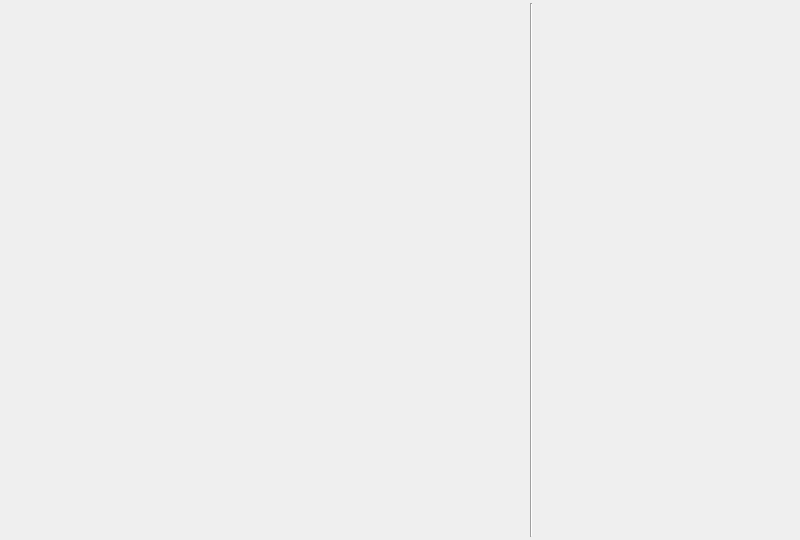
<?xml version="1.0" encoding="UTF-8"?>
<ui version="4.0">
 <class>MainWindow</class>
 <widget class="QMainWindow" name="MainWindow">
  <property name="geometry">
   <rect>
    <x>0</x>
    <y>0</y>
    <width>800</width>
    <height>540</height>
   </rect>
  </property>
  <property name="windowTitle">
   <string>QuickMove</string>
  </property>
  <widget class="QWidget" name="centralwidget">
   <layout class="QHBoxLayout" name="horizontalLayout" stretch="2,0,1">
    <property name="spacing">
     <number>3</number>
    </property>
    <property name="leftMargin">
     <number>3</number>
    </property>
    <property name="topMargin">
     <number>3</number>
    </property>
    <property name="rightMargin">
     <number>3</number>
    </property>
    <property name="bottomMargin">
     <number>3</number>
    </property>
    <item>
     <layout class="QVBoxLayout" name="verticalLayout" stretch="0,0,1">
      <item>
       <layout class="QVBoxLayout" name="layout_widget_drop">
        <property name="spacing">
         <number>0</number>
        </property>
       </layout>
      </item>
      <item>
       <layout class="QVBoxLayout" name="layout_rate">
        <property name="spacing">
         <number>0</number>
        </property>
       </layout>
      </item>
      <item>
       <layout class="QVBoxLayout" name="layout_history">
        <property name="spacing">
         <number>0</number>
        </property>
       </layout>
      </item>
     </layout>
    </item>
    <item>
     <widget class="Line" name="line">
      <property name="orientation">
       <enum>Qt::Vertical</enum>
      </property>
     </widget>
    </item>
    <item>
     <layout class="QVBoxLayout" name="verticalLayout_2" stretch="0,0,0,1">
      <item>
       <layout class="QVBoxLayout" name="layout_config">
        <property name="spacing">
         <number>0</number>
        </property>
       </layout>
      </item>
      <item>
       <layout class="QVBoxLayout" name="layout_settings"/>
      </item>
      <item>
       <layout class="QVBoxLayout" name="layout_rename_pattern"/>
      </item>
      <item>
       <layout class="QVBoxLayout" name="layout_widget_move"/>
      </item>
     </layout>
    </item>
   </layout>
  </widget>
 </widget>
 <resources/>
 <connections/>
</ui>
